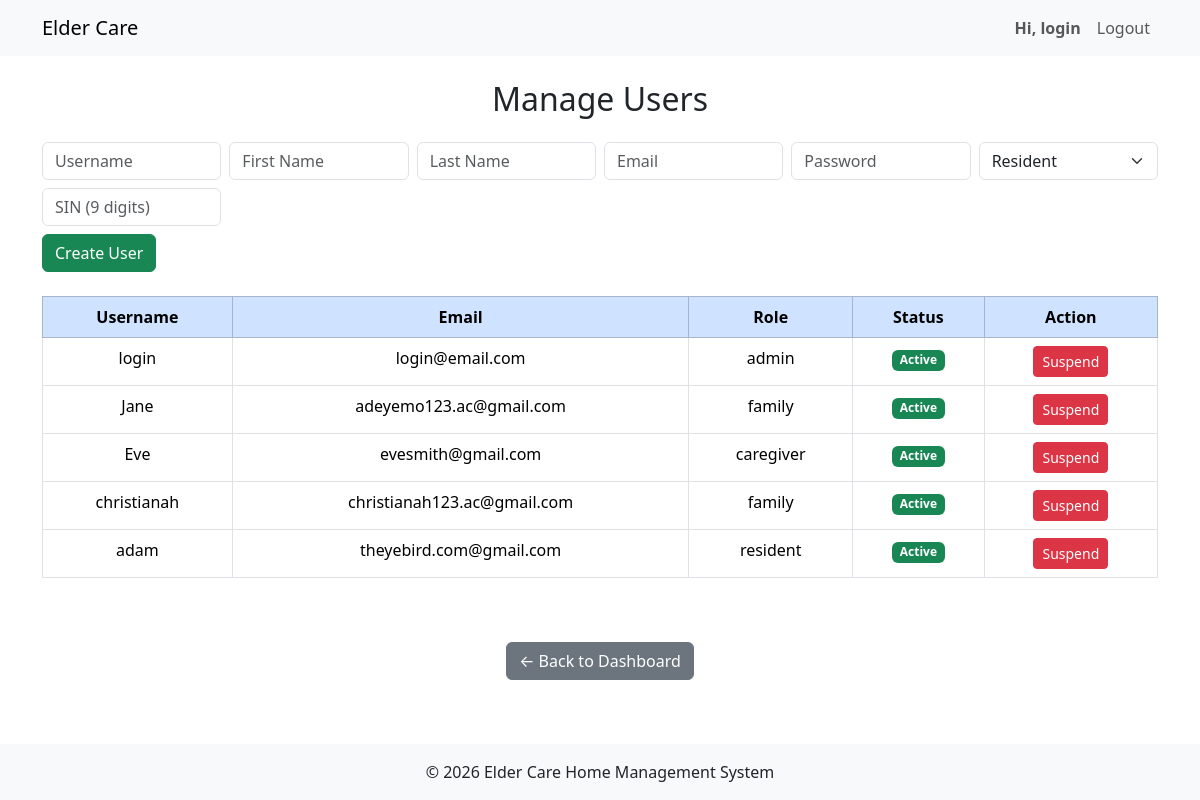
The app's page /admin/manage_users.php (signed in), older data.
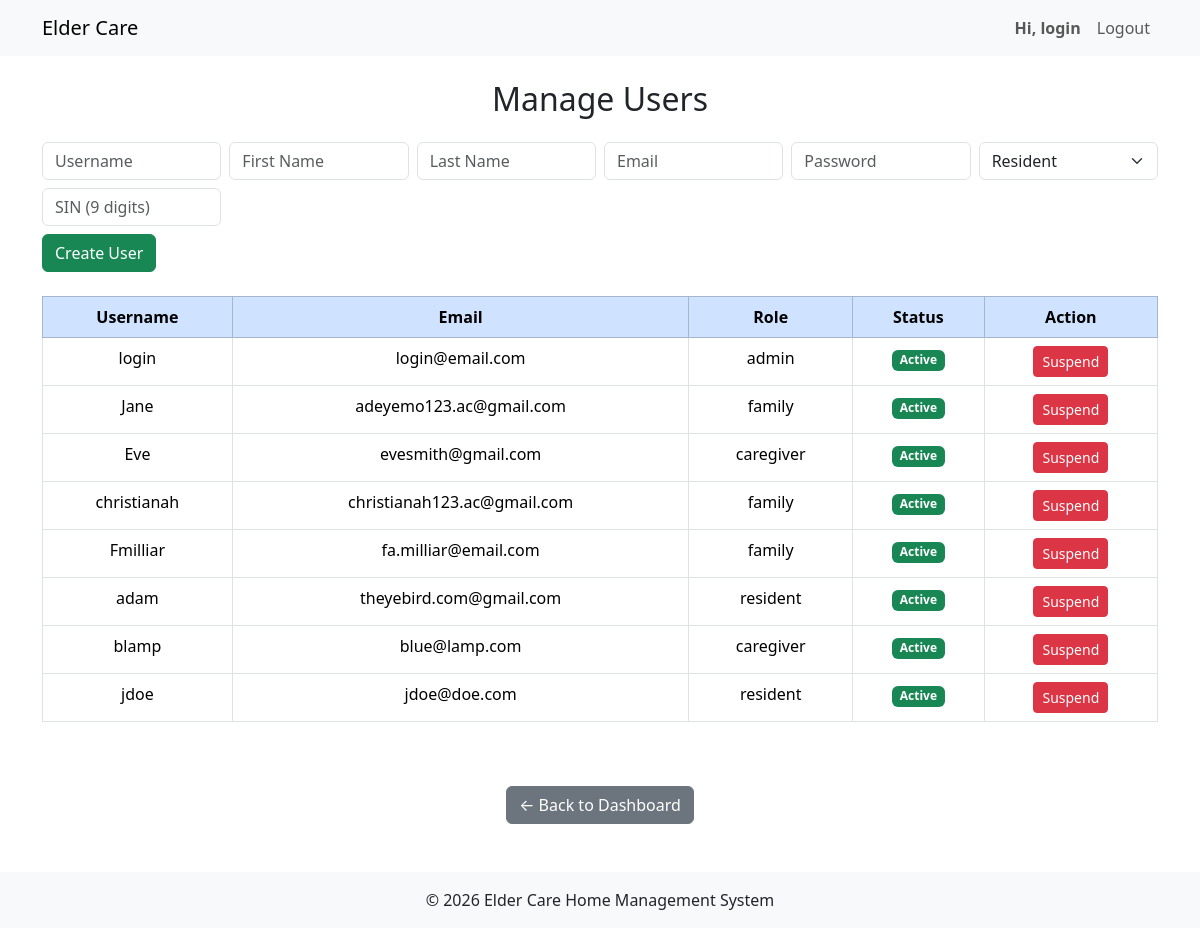
The same page, newer data.
### tables this page shows
CREATE TABLE `users` (
  `user_id` int(11) NOT NULL,
  `username` varchar(20) NOT NULL,
  `email` text NOT NULL,
  `password_hash` text NOT NULL,
  `role` enum('admin','family','caregiver','resident') NOT NULL DEFAULT 'family',
  `is_verified` tinyint(4) UNSIGNED NOT NULL DEFAULT 0,
  `created_at` timestamp NOT NULL DEFAULT current_timestamp()
);

### admin/manage_users.php (the view, shortened to what this page needs)
<?php
include '../includes/header.php';
$stmt = $conn->query("
    SELECT u.user_id, u.username, u.email, u.role,
           COALESCE(us.status,'active') as status
    FROM users u
    LEFT JOIN user_status us ON u.user_id = us.user_id
");
$users = $stmt->fetchAll();
?>
<div class="container py-4">
    <h2 class="text-center mb-4">Manage Users</h2>
    <form method="POST" class="mb-4 row g-2">
        <div class="col-md-2">
            <input type="text" name="username" class="form-control" placeholder="Username" required>
        </div>
        <div class="col-md-2">
            <input type="text" name="fname" class="form-control" placeholder="First Name" required>
        </div>
        <div class="col-md-2">
            <input type="text" name="lname" class="form-control" placeholder="Last Name" required>
        </div>
        <div class="col-md-2">
            <input type="email" name="email" class="form-control" placeholder="Email" required>
        </div>
        <div class="col-md-2">
            <input type="password" name="password" class="form-control" placeholder="Password" required>
        </div>
        <div class="col-md-2">
            <select name="role" class="form-select" id="roleSelect" required>
                <option value="resident">Resident</option>
            </select>
        </div>
        <div class="col-md-2" id="sinField">
            <input type="text" name="residentSIN" class="form-control"
                   placeholder="SIN (9 digits)" maxlength="9" pattern="[0-9]{9}">
        </div>
        <div class="col-md-12 mt-2">
            <button type="submit" name="create_user" class="btn btn-success">
                Create User
            </button>
        </div>
    </form>
    <table class="table table-bordered text-center">
        <thead class="table-primary">
            <tr>
                <th>Username</th>
                <th>Email</th>
                <th>Role</th>
                <th>Status</th>
                <th>Action</th>
            </tr>
        </thead>
        <tbody>
        <?php foreach ($users as $u): ?>
            <tr class="<?= $u['status']==='suspended'?'table-secondary':'' ?>">
                <td><?= htmlspecialchars($u['username']) ?></td>
                <td><?= htmlspecialchars($u['email']) ?></td>
                <td><?= htmlspecialchars($u['role']) ?></td>
                <td>
                    <span class="badge <?= $u['status']==='active'?'bg-success':'bg-danger' ?>">
                        <?= ucfirst($u['status']) ?>
                    </span>
                </td>
                <td>
                    <form method="POST">
                        <button type="submit" name="toggle_status"
                                class="btn btn-sm <?= $u['status']==='active'?'btn-danger':'btn-success' ?>">
                            <?= $u['status']==='active'?'Suspend':'Unsuspend' ?>
                        </button>
                    </form>
                </td>
            </tr>
        <?php endforeach; ?>
        </tbody>
    </table>
</div>
<div class="text-center mt-4">
    <a href="dashboard.php" class="btn btn-secondary">← Back to Dashboard</a>
</div>
<?php include '../includes/footer.php'; ?>

### includes/header.php (shortened to what this page needs)
<?php
$username = $_SESSION['username'] ?? '';
?>
<!doctype html>
<html lang="en">
  <head>
    <link href="https://cdn.jsdelivr.net/npm/bootstrap@5.3.8/dist/css/bootstrap.min.css" rel="stylesheet">
    <link rel="stylesheet" href="../assets/css/styles.css">
  </head>
 <body class="d-flex flex-column min-vh-100">
    <nav class="navbar navbar-expand-lg navbar-light bg-light">
    <div class="container">
        <a class="navbar-brand" href="<?= BASE_URL ?>">Elder Care</a>
        <div class="collapse navbar-collapse" id="navbarNav">
            <ul class="navbar-nav ms-auto">
                <?php if (isset($_SESSION['user_id'])): ?>
                    <li class="nav-item">
                        <a style="font-weight: bold;" class="nav-link">Hi, <?php echo htmlspecialchars($username); ?></a>
                    </li>
                    <li class="nav-item">
                        <a class="nav-link"  href="<?= BASE_URL ?>logout.php">Logout</a>
                    </li>
                <?php endif; ?>
            </ul>
        </div>
    </nav>
    <main class="flex-fill">

### includes/footer.php (shortened to what this page needs)
</main>
<footer class="bg-light text-center py-3 mt-5">
    <div class="container">
        <p class="mb-0">&copy; 2026 Elder Care Home Management System</p>
    </div>
</footer>
</body>
</html>

Row changes from the older to the newer data that the page shows:
added users: username "Fmilliar", email "fa.milliar@email.com", role "family", status "Active"
added users: username "blamp", email "blue@lamp.com", role "caregiver", status "Active"
added users: username "jdoe", email "jdoe@doe.com", role "resident", status "Active"
